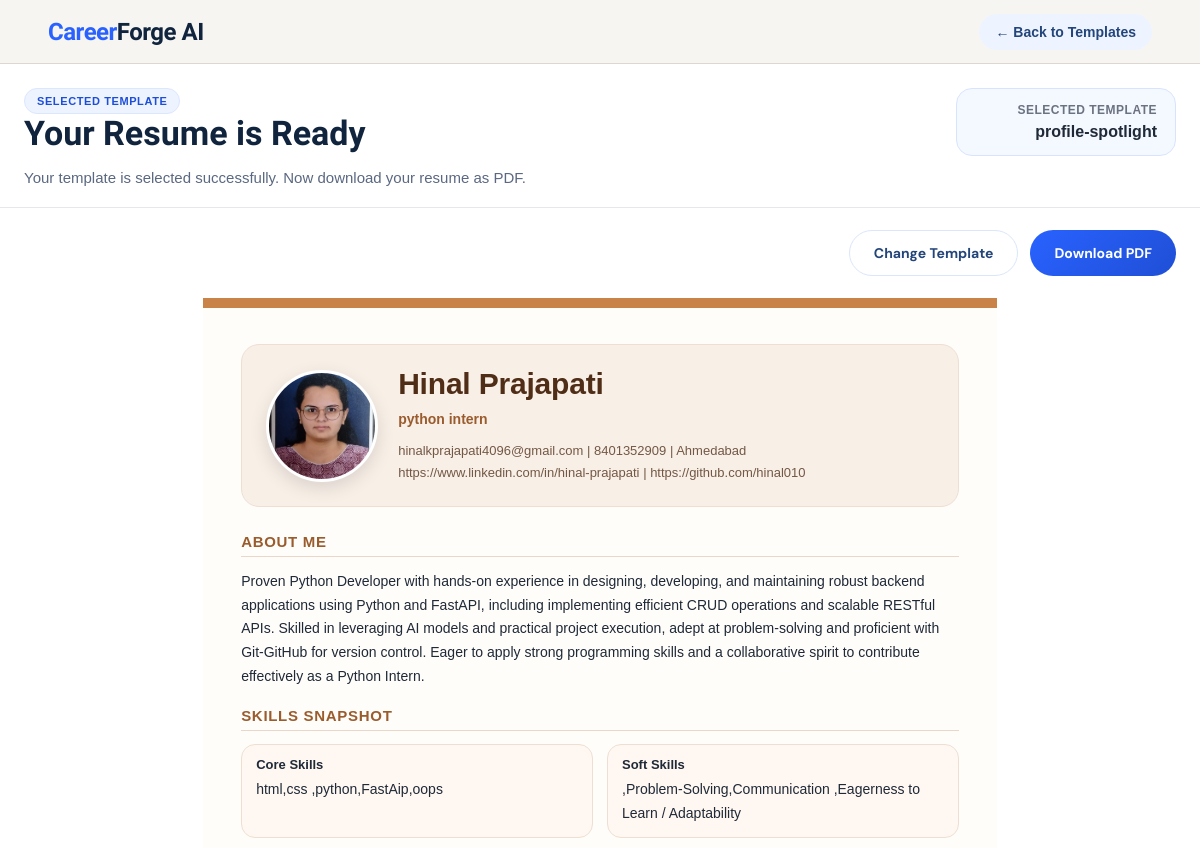
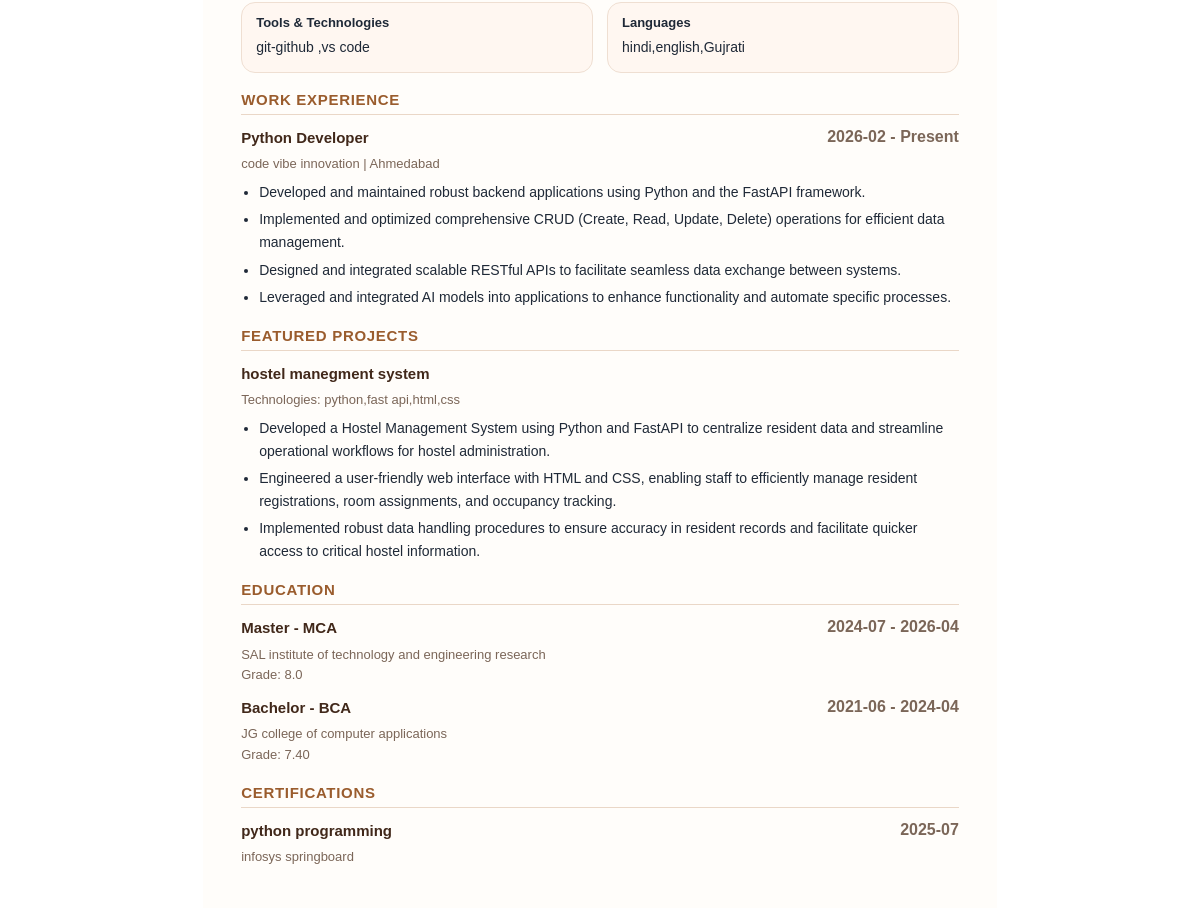
/use_template?template=profile-spotlight (signed in), run on the app's committed database (2 pictures, top to bottom).
### tables this page shows
CREATE TABLE user_profile (
    id INTEGER PRIMARY KEY AUTOINCREMENT,
    user_id INTEGER UNIQUE,
    full_name TEXT,
    email TEXT,
    contact TEXT,
    location TEXT,
    country TEXT,
    linkedin TEXT,
    github TEXT,
    photo TEXT,
    FOREIGN KEY (user_id) REFERENCES users(id) ON DELETE CASCADE
);

CREATE TABLE user_skills (
    id INTEGER PRIMARY KEY AUTOINCREMENT,
    user_id INTEGER UNIQUE,
    job_role_id INTEGER,
    custom_job_role TEXT,
    core_skills TEXT,
    soft_skills TEXT,
    tools_technologies TEXT,
    languages TEXT,
    missing_skills_suggestions TEXT,
    FOREIGN KEY (user_id) REFERENCES users(id) ON DELETE CASCADE,
    FOREIGN KEY (job_role_id) REFERENCES job_title_master(id)
);

CREATE TABLE professional_summary (
    id INTEGER PRIMARY KEY AUTOINCREMENT,
    user_id INTEGER UNIQUE,
    professional_summary TEXT,
    FOREIGN KEY (user_id) REFERENCES users(id) ON DELETE CASCADE
);

CREATE TABLE experience (
    id INTEGER PRIMARY KEY AUTOINCREMENT,
    user_id INTEGER NOT NULL,
    job_title_id INTEGER,
    custom_job_title TEXT,
    experience_type_id INTEGER,
    company_name TEXT,
    location TEXT,
    start_month TEXT,
    end_month TEXT,
    currently_working INTEGER DEFAULT 0,
    description TEXT,
    FOREIGN KEY (user_id) REFERENCES users(id) ON DELETE CASCADE,
    FOREIGN KEY (job_title_id) REFERENCES job_title_master(id),
    FOREIGN KEY (experience_type_id) REFERENCES experience_type_master(id)
);

CREATE TABLE projects (
    id INTEGER PRIMARY KEY AUTOINCREMENT,
    user_id INTEGER NOT NULL,
    project_title TEXT NOT NULL,
    technologies TEXT,
    description TEXT,
    FOREIGN KEY (user_id) REFERENCES users(id) ON DELETE CASCADE
);

CREATE TABLE education (
    id INTEGER PRIMARY KEY AUTOINCREMENT,
    user_id INTEGER NOT NULL,
    degree_id INTEGER,
    course_id INTEGER,
    institution_id INTEGER,
    location TEXT,
    start_month TEXT,
    end_month TEXT,
    grade TEXT, custom_degree TEXT, custom_course TEXT, custom_institution TEXT,
    FOREIGN KEY (user_id) REFERENCES users(id) ON DELETE CASCADE,
    FOREIGN KEY (degree_id) REFERENCES degree_master(id),
    FOREIGN KEY (course_id) REFERENCES course_master(id),
    FOREIGN KEY (institution_id) REFERENCES institute_master(id)
);

CREATE TABLE certification (
    id INTEGER PRIMARY KEY AUTOINCREMENT,
    user_id INTEGER NOT NULL,
    certificate_name TEXT NOT NULL,
    organization TEXT NOT NULL,
    certificate_date TEXT NOT NULL,
    FOREIGN KEY (user_id) REFERENCES users(id) ON DELETE CASCADE
);

### main.py (the view)
@app.get("/use_template", response_class=HTMLResponse)
def use_template_page(
    request: Request,
    template: str = Query(None)
):
    user = require_login(request)
    if isinstance(user, RedirectResponse):
        return user
    template_map = {
        "classic-edge": "resume_templates/classic_edge.html",
        "nova-grid": "resume_templates/nova_grid.html",
        "profile-spotlight": "resume_templates/profile_spotlight.html",
        "pure-ats": "resume_templates/pure_ats.html",
        "executive-line": "resume_templates/executive_line.html",
        "soft-modern": "resume_templates/soft_modern.html",
    }
    if template not in template_map:
        template = "classic-edge"
    save_selected_template(user["id"], template)
    template_file = template_map[template]
    profile = get_user_profile(user["id"])
    educations = get_education(user["id"])
    experiences = get_experience(user["id"])
    skills = get_skills(user["id"])
    projects = get_projects(user["id"])
    certifications = get_certifications(user["id"])
    summary_row = get_professional_summary(user["id"])
    if skills:
        skills["job_role_text"] = get_job_role_text_from_skills(skills)
    return templates.TemplateResponse(
        request,
        "resume_generate.html",
        {
            "request": request,
            "user": user,
            "profile": profile,
            "educations": educations,
            "experiences": experiences,
            "skills": skills,
            "projects": projects,
            "certifications": certifications,
            "saved_summary": summary_row["professional_summary"] if summary_row else "",
            "selected_template_name": template,
            "template_file": template_file,
            "pdf_mode": False
        }
    )

### template/resume_generate.html (shortened to what this page needs)
<!DOCTYPE html>
<html lang="en">
<head>
    <link rel="stylesheet" href="/static/resume_preview.css">
    <link rel="stylesheet" href="/static/resume_pdf.css">
</head>
<body>
    <div class="page-wrapper {% if pdf_mode %}pdf-mode{% endif %}">
        {% if not pdf_mode %}
        <header class="topbar">
            <div class="logo"><span>Career</span>Forge AI</div>
            <div class="topbar-actions">
                <a href="/choose_template" class="back-link">← Back to Templates</a>
            </div>
        </header>
        <section class="preview-header">
            <div class="preview-header-left">
                <p class="preview-badge">Selected Template</p>
                <h1>Your Resume is Ready</h1>
                <p class="preview-subtext">
                    Your template is selected successfully. Now download your resume as PDF.
                </p>
            </div>
            <div class="preview-header-right">
                <div class="selected-template-box">
                    <span class="selected-label">Selected Template</span>
                    <strong>{{ selected_template_name }}</strong>
                </div>
            </div>
        </section>
        <section class="preview-actions-bar">
            <button type="button" class="secondary-btn" onclick="window.location.href='/choose_template'">
                Change Template
            </button>
            <button type="button" class="primary-btn" onclick="window.location.href='/generate_pdf'">
                Download PDF
            </button>
        </section>
        {% endif %}
        <main class="preview-main">
            <div class="resume-shell">
                <div class="resume-paper template-{{ selected_template_name }}">
                    {% include template_file %}
                </div>
            </div>
        </main>
    </div>
</body>
</html>

### template/resume_templates/profile_spotlight.html (shortened to what this page needs)
<div class="resume-template profile-spotlight-template">
    <header class="spotlight-header">
        <div class="spotlight-left">
            {% if profile and profile.photo %}
            <div class="profile-photo-wrap">
                <img src="{{ profile.photo }}" alt="Profile Photo" class="profile-photo">
            </div>
            {% endif %}
        </div>
        <div class="spotlight-right">
            <h1>{{ profile.full_name if profile and profile.full_name else user.full_name }}</h1>
            <p class="headline-role">
                {% if skills and skills.job_role_text %}
                    {{ skills.job_role_text }}
                {% else %}
                    Professional Resume
                {% endif %}
            </p>
            <div class="resume-contact">
                {% if profile and profile.email %}<span>{{ profile.email }}</span>{% endif %}
                {% if profile and profile.contact %}<span> | {{ profile.contact }}</span>{% endif %}
                {% if profile and profile.location %}<span> | {{ profile.location }}</span>{% endif %}
            </div>
            <div class="resume-contact">
                {% if profile and profile.linkedin %}<span>{{ profile.linkedin }}</span>{% endif %}
                {% if profile and profile.github %}<span> | {{ profile.github }}</span>{% endif %}
            </div>
        </div>
    </header>
    {% if saved_summary %}
    <section class="resume-section">
        <h2>About Me</h2>
        <p>{{ saved_summary }}</p>
    </section>
    {% endif %}
    {% if skills %}
    <section class="resume-section">
        <h2>Skills Snapshot</h2>
        <div class="chip-grid">
            {% if skills.core_skills %}
            <div class="chip-block">
                <strong>Core Skills</strong>
                <p>{{ skills.core_skills }}</p>
            </div>
            {% endif %}
            {% if skills.soft_skills %}
            <div class="chip-block">
                <strong>Soft Skills</strong>
                <p>{{ skills.soft_skills }}</p>
            </div>
            {% endif %}
            {% if skills.tools_technologies %}
            <div class="chip-block">
                <strong>Tools & Technologies</strong>
                <p>{{ skills.tools_technologies }}</p>
            </div>
            {% endif %}
            {% if skills.languages %}
            <div class="chip-block">
                <strong>Languages</strong>
                <p>{{ skills.languages }}</p>
            </div>
            {% endif %}
        </div>
    </section>
    {% endif %}
    {% if experiences and experiences|length > 0 %}
    <section class="resume-section">
        <h2>Work Experience</h2>
        {% for exp in experiences %}
        <div class="resume-item">
            <div class="item-row">
                <strong>
                    {% if exp.job_title_text %}
                        {{ exp.job_title_text }}
                    {% elif exp.job_title_name %}
                        {{ exp.job_title_name }}
                    {% elif exp.custom_job_title %}
                        {{ exp.custom_job_title }}
                    {% else %}
                        Job Title
                    {% endif %}
                </strong>
                <span>
                    {{ exp.start_month if exp.start_month else "" }}
                    {% if exp.start_month or exp.end_month or exp.currently_working %} - {% endif %}
                    {% if exp.currently_working %}
                        Present
                    {% else %}
                        {{ exp.end_month if exp.end_month else "Present" }}
                    {% endif %}
                </span>
            </div>
            <div class="item-sub">
                {{ exp.company_name if exp.company_name else "Company" }}
                {% if exp.location %} | {{ exp.location }}{% endif %}
            </div>
            {% if exp.description %}
            <ul class="resume-list">
                {% for line in exp.description.split('\n') %}
                    {% if line.strip() %}
                        <li>{{ line.strip().lstrip('-• ') }}</li>
                    {% endif %}
                {% endfor %}
            </ul>
            {% endif %}
        </div>
        {% endfor %}
    </section>
    {% endif %}
    {% if projects and projects|length > 0 %}
    <section class="resume-section">
        <h2>Featured Projects</h2>
        {% for project in projects %}
        <div class="resume-item">
            <div class="item-row">
                <strong>{{ project.project_title }}</strong>
            </div>
            {% if project.technologies %}
            <div class="item-sub">Technologies: {{ project.technologies }}</div>
            {% endif %}
            {% if project.description %}
            <ul class="resume-list">
                {% for line in project.description.split('\n') %}
                    {% if line.strip() %}
                        <li>{{ line.strip().lstrip('-• ') }}</li>
                    {% endif %}
                {% endfor %}
            </ul>
            {% endif %}
        </div>
        {% endfor %}
    </section>
    {% endif %}
    {% if educations and educations|length > 0 %}
    <section class="resume-section">
        <h2>Education</h2>
        {% for edu in educations %}
        <div class="resume-item">
            <div class="item-row">
                <strong>
                    {% if edu.degree_text %}
                        {{ edu.degree_text }}
                    {% elif edu.degree_name %}
                        {{ edu.degree_name }}
                    {% endif %}
                    {% if edu.course_text %}
                        - {{ edu.course_text }}
                    {% elif edu.course_name %}
                        - {{ edu.course_name }}
                    {% endif %}
                </strong>
                <span>
                    {{ edu.start_month if edu.start_month else "" }}
                    {% if edu.start_month or edu.end_month %} - {% endif %}
                    {{ edu.end_month if edu.end_month else "Present" }}
                </span>
            </div>
            <div class="item-sub">
                {{ edu.institution_text if edu.institution_text else edu.institute_name if edu.institute_name else "Institution" }}
            </div>
            {% if edu.grade %}
            <div class="item-sub">Grade: {{ edu.grade }}</div>
            {% endif %}
        </div>
        {% endfor %}
    </section>
    {% endif %}
    {% if certifications and certifications|length > 0 %}
    <section class="resume-section">
        <h2>Certifications</h2>
        {% for cert in certifications %}
        <div class="resume-item">
            <div class="item-row">
                <strong>{{ cert.certificate_name }}</strong>
                {% if cert.certificate_date %}<span>{{ cert.certificate_date }}</span>{% endif %}
            </div>
            {% if cert.organization %}
            <div class="item-sub">{{ cert.organization }}</div>
            {% endif %}
        </div>
        {% endfor %}
    </section>
    {% endif %}
</div>

### static/resume_preview.css (style rules this page uses)
* { box-sizing: border-box; margin: 0; padding: 0; }
:root { --border: #ddd8cf; --primary-dark: #1d4ed8; --bg-main: #f5f4f0; }
html, body { width: 100%; overflow-x: hidden; }
body { font-family: 'DM Sans', sans-serif; background: var(--bg-main); color: #1f2937; min-height: 100vh; }
.page-wrapper { width: 100%; min-height: 100vh; padding: 0 0 40px; }
.preview-header, .preview-actions-bar, .preview-main { max-width: 1400px; margin-left: auto; margin-right: auto; padding-left: 24px; padding-right: 24px; }
.topbar { position: fixed; top: 0; left: 0; right: 0; z-index: 1000; display: flex; align-items: center; justify-content: space-between; padding: 0 48px; height: 64px; background: rgba(245, 244, 240, 0.85); backdrop-filter: blur(12px); border-bottom: 1px solid var(--border); }
.logo { font-family: 'Sora', sans-serif; font-size: 24px; font-weight: 800; color: #10243e; letter-spacing: -0.5px; }
.logo span { color: #2962ff; }
.topbar-actions { display: flex; align-items: center; gap: 12px; }
.back-link { text-decoration: none; color: #23457a; font-weight: 700; font-size: 14px; padding: 10px 16px; border-radius: 999px; background: #edf4ff; transition: 0.25s ease; }
.preview-header { max-width: 1400px; margin: 88px auto 22px; padding: 0 24px; display: flex; justify-content: space-between; align-items: flex-start; gap: 24px; background: transparent; border: none; border-radius: 0; box-shadow: none; border-bottom: 1px solid #e5e7eb; padding-bottom: 16px; }
.preview-header-left { flex: 1; }
.preview-badge { display: inline-flex; align-items: center; gap: 6px; background: #eef4ff; color: #1d4ed8; font-size: 11px; font-weight: 700; letter-spacing: 0.6px; text-transform: uppercase; padding: 6px 12px; border-radius: 999px; border: 1px solid #dbe6ff; }
.preview-header h1 { font-family: 'Sora', sans-serif; font-size: 34px; line-height: 1.15; color: #10243e; margin-bottom: 12px; }
.preview-subtext { font-size: 15px; line-height: 1.75; color: #5a6881; max-width: 760px; }
.preview-header-right { display: flex; align-items: center; justify-content: flex-end; }
.selected-template-box { background: #f4f8ff; border: 1px solid #d8e4ff; border-radius: 16px; padding: 14px 18px; min-width: 220px; text-align: right; }
.selected-label { display: block; font-size: 12px; font-weight: 700; color: #6b7280; margin-bottom: 6px; text-transform: uppercase; letter-spacing: 0.5px; }
.preview-actions-bar { max-width: 1400px; margin: 0 auto 22px; display: flex; justify-content: flex-end; gap: 12px; }
.primary-btn, .secondary-btn { border: none; cursor: pointer; font-family: 'DM Sans', sans-serif; font-weight: 700; font-size: 14px; border-radius: 999px; padding: 13px 24px; transition: 0.25s ease; }
.primary-btn { background: linear-gradient(135deg, #2962ff, #1f4fd6); color: #ffffff; }
.secondary-btn { background: #ffffff; color: #23457a; border: 1px solid #dbe6fa; }
.preview-main { max-width: 1400px; margin: 0 auto; }
.resume-shell { display: flex; justify-content: center; overflow-x: auto; }
.resume-paper { width: 210mm; min-height: 297mm; background: #ffffff; border-radius: 24px; box-shadow: 0 20px 55px rgba(23, 35, 72, 0.14); overflow: hidden; }

### data on the page
user_profile: photo (picture), full_name "Hinal Prajapati", email "hinalkprajapati4096@gmail.com", contact "8401352909", location "Ahmedabad", linkedin "https://www.linkedin.com/in/hinal-prajapati", github "https://github.com/hinal010"
user_skills: job_role_text "python intern", core_skills "html,css ,python,FastAip,oops", soft_skills ",Problem-Solving,Communication ,Eagerness to Learn / Adaptability", tools_technologies "git-github ,vs code", languages "hindi,english,Gujrati"
professional_summary: professional_summary "Proven Python Developer with hands-on experience in designing, developing, and maintaining robust backend applications using Python and FastAPI, including implementing efficient CRUD operations and scalable RESTful APIs. Skilled in leveraging AI models and practical project execution, adept at problem-solving and proficient with Git-GitHub for version control. Eager to apply strong programming skills and a collaborative spirit to contribute effectively as a Python Intern."
experience: job_title_name "Python Developer", start_month "2026-02", currently_working "Present", company_name "code vibe innovation", location "Ahmedabad", strip "Developed and maintained robust backend applications using Python and the FastAPI framework." "Implemented and optimized comprehensive CRUD (Create, Read, Update, Delete) operations for efficient data management." "Designed and integrated scalable RESTful APIs to facilitate seamless data exchange between systems." "Leveraged and integrated AI models into applications to enhance functionality and automate specific processes."
projects: project_title "hostel manegment system", technologies "python,fast api,html,css", strip "Developed a Hostel Management System using Python and FastAPI to centralize resident data and streamline operational workflows for hostel administration." "Engineered a user-friendly web interface with HTML and CSS, enabling staff to efficiently manage resident registrations, room assignments, and occupancy tracking." "Implemented robust data handling procedures to ensure accuracy in resident records and facilitate quicker access to critical hostel information."
education: degree_name "Master", course_name "MCA", start_month "2024-07", end_month "2026-04", custom_institution "SAL institute of technology and engineering research", grade "8.0"
education: degree_name "Bachelor", course_name "BCA", start_month "2021-06", end_month "2024-04", custom_institution "JG college of computer applications", grade "7.40"
certification: certificate_name "python programming", certificate_date "2025-07", organization "infosys springboard"

### other printed values
{{ selected_template_name }} "profile-spotlight"
